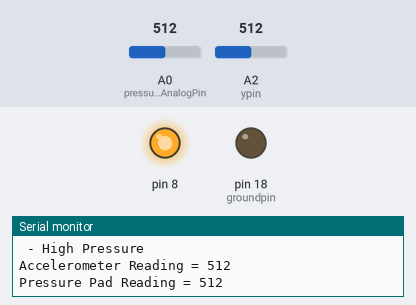
This sketch was run on a simulated Arduino Uno, built with avr-gcc and run on an emulated ATmega328P. Shown: output pins drawn as LEDs (lit = HIGH), the last lines printed to the serial monitor. Inputs (shaded band) come from the test bench; at power-on: A0 (pressureAnalogPin) = 512, A2 (ypin) = 512. Pins used as bus, display or sensor lines are not drawn.

Above: at 1.2 s.
1.3 s: A0 (pressureAnalogPin) set to 212
4.3 s: A0 (pressureAnalogPin) set to 192
At 5.4 s:
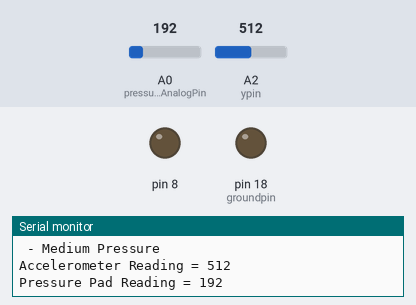
6.0 s: A2 (ypin) set to 110
7.5 s: A2 (ypin) set to 95
Timing chart, 0 to 10.0 s (numbered marks = the images above; inputs shaded):
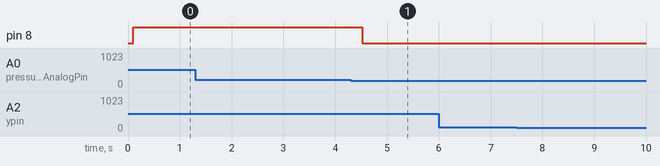

The sketch:

sketch_jan16a.ino
```cpp
// these constants describe the pins. They won't change:
const int groundpin = 18;             // analog input pin 4 -- ground
const int powerpin = 19;              // analog input pin 5 -- voltage
const int xpin = A3;                  // x-axis of the accelerometer
const int ypin = A2;                  // y-axis
const int zpin = A1;                  // z-axis (only on 3-axis models)
int pressureAnalogPin = 0; //pin where our pressure pad is located.
int pressureReading; //variable for storing our reading

//Adjust these if required.
int noPressure = 5; //max value for no pressure on the pad
int lightPressure = 100; //max value for light pressure on the pad
int mediumPressure = 200; //max value for medium pressure on the pad

void setup() {
  // initialize the serial communications:
  Serial.begin(9600);

  // Provide ground and power by using the analog inputs as normal digital pins.
  // This makes it possible to directly connect the breakout board to the
  // Arduino. If you use the normal 5V and GND pins on the Arduino,
  // you can remove these lines.
  pinMode(groundpin, OUTPUT);
  pinMode(powerpin, OUTPUT);
  pinMode(13, OUTPUT);
  pinMode (8, OUTPUT);
  digitalWrite(groundpin, LOW);
  digitalWrite(powerpin, HIGH);
}

void loop() {

  // print the sensor values:
  //Serial.print(analogRead(xpin));
  // print a tab between values:
  //Serial.print("\t");
  //Serial.print(analogRead(ypin)*100);
  // print a tab between values:
  //Serial.print("\t");
  //Serial.print(analogRead(zpin));
  //Serial.println();
  // delay before next reading:
  //delay(100);
   pressureReading = analogRead(pressureAnalogPin);

  Serial.print("Pressure Pad Reading = ");
  Serial.println(pressureReading);
  delay (100);

  if (pressureReading < noPressure) {
    Serial.println(" - No pressure");
    digitalWrite(8,LOW);
  } else if (pressureReading < lightPressure) {
    Serial.println(" - Light Pressure");
    digitalWrite(8,LOW);
  } else if (pressureReading < mediumPressure) {
    Serial.println(" - Medium Pressure");
    digitalWrite(8,LOW);
  } else{
    Serial.println(" - High Pressure");
    digitalWrite(8,HIGH);
  }
  Serial.print("Accelerometer Reading = ");
  Serial.println(analogRead(ypin));

  if (analogRead(ypin)>263)
  {
    digitalWrite(13,HIGH);
  }
  if (analogRead(ypin)<260)
  {
    digitalWrite(13,HIGH);
  }
  else
  {
    digitalWrite(13,LOW);
  }

}
```

Measured:
- the behaviour switches between 200 and 199 on A0 (pressureAnalogPin) (found by bisection; images 0 and 1)
- after the input at 4.3 s, pin 8: HIGH → LOW after 0.22 s
